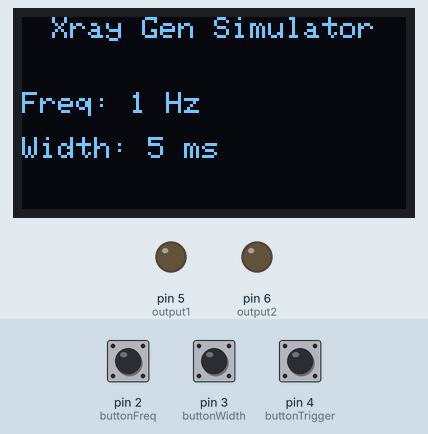
This sketch was run on a simulated Arduino Uno, built with avr-gcc and run on an emulated ATmega328P. On the bench: 128×64 one-colour display, output pins drawn as LEDs (lit = HIGH). Inputs (shaded band) come from the test bench; at power-on: pin 4 (buttonTrigger) HIGH, pin 2 (buttonFreq) HIGH, pin 3 (buttonWidth) HIGH. What the sketch prints to the serial monitor is not drawn.

Above: at 2.7 s.
2.8 s: pin 4 (buttonTrigger) pulled LOW for 0.15 s
At 3.88 s:
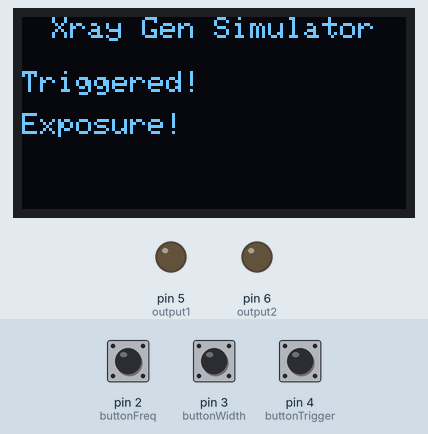
5.5 s: pin 2 (buttonFreq) pulled LOW for 1 s
At 7.8 s:
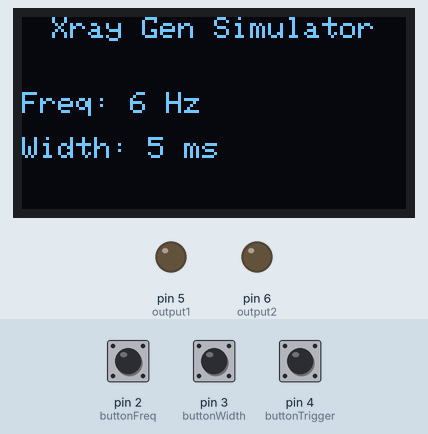
8.1 s: pin 3 (buttonWidth) pulled LOW for 3.2 s
At 12.0 s:
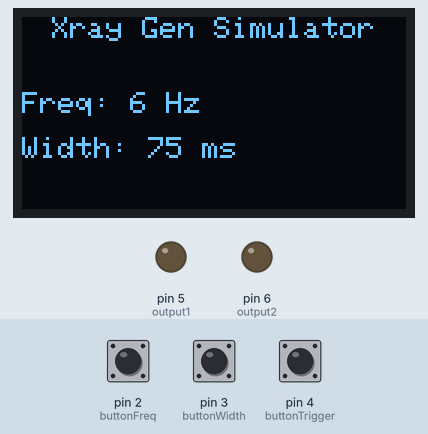
12.8 s: pin 2 (buttonFreq) pulled LOW for 0.15 s
At 14.2 s:
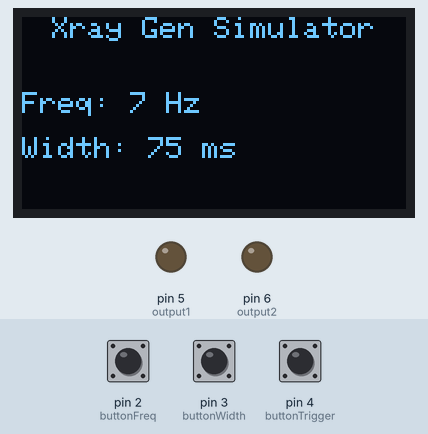
14.5 s: pin 3 (buttonWidth) pulled LOW for 0.15 s
At 15.6 s:
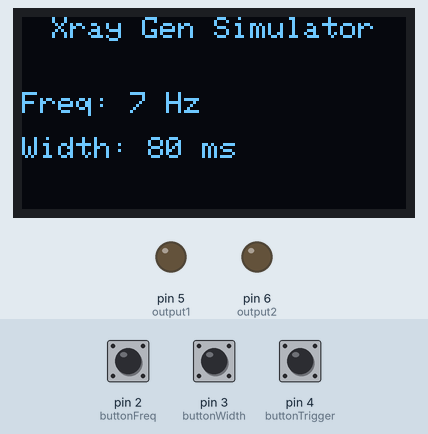
16.2 s: pin 4 (buttonTrigger) pulled LOW for 1 s
At 17.3 s:
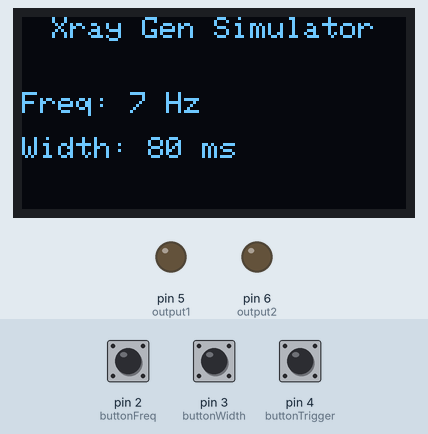
Timing chart, 0 to 19.2 s (numbered marks = the images above; inputs shaded):
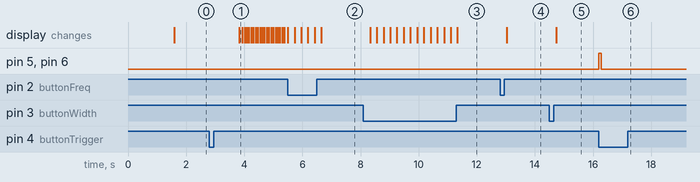

The sketch:

Xray_Generator_Simulator_with_OLED.ino
```cpp
#include <Wire.h>
#include <Adafruit_GFX.h>
#include <Adafruit_SSD1306.h>

#define SCREEN_WIDTH 128
#define SCREEN_HEIGHT 64
#define OLED_RESET    -1
Adafruit_SSD1306 display(SCREEN_WIDTH, SCREEN_HEIGHT, &Wire, OLED_RESET);

const int output1 = 5;
const int output2 = 6;
const int buttonFreq = 2;
const int buttonWidth = 3;
const int buttonTrigger = 4;

int frequency = 1; // Hz
int pulseWidth = 5; // milliseconds

bool lastTriggerState = HIGH;

// ✅ Δηλώνουμε πρώτα τη συνάρτηση
void updateDisplay() {
  display.clearDisplay();
  display.setCursor(10, 0);
  display.setTextSize(1);
  display.println("Xray Gen Simulator");
  display.setTextSize(1);
  display.setCursor(0, 25);
  display.print("Freq: ");
  display.print(frequency);
  display.print(" Hz");
  display.setCursor(0, 40);
  display.print("Width: ");
  display.print(pulseWidth);
  display.print(" ms");
  display.display();
}

void setup() {
  pinMode(output1, OUTPUT);
  pinMode(output2, OUTPUT);
  pinMode(buttonFreq, INPUT_PULLUP);
  pinMode(buttonWidth, INPUT_PULLUP);
  pinMode(buttonTrigger, INPUT_PULLUP);

  Serial.begin(9600);

  if (!display.begin(SSD1306_SWITCHCAPVCC, 0x3C)) {
    Serial.println(F("SSD1306 allocation failed"));
    for (;;);
  }

  display.clearDisplay();
  display.setTextSize(1);
  display.setTextColor(SSD1306_WHITE);
  display.setCursor(10, 0);
  display.println("Xray Gen Simulator");
  display.display();
  delay(1500);
  updateDisplay();
}

void loop() {
  if (digitalRead(buttonFreq) == LOW) {
    delay(200);
    frequency++;
    if (frequency > 10) frequency = 1;
    Serial.print("Frequency: ");
    Serial.println(frequency);
    updateDisplay();
  }

  if (digitalRead(buttonWidth) == LOW) {
    delay(200);
    pulseWidth += 5;
    if (pulseWidth > 1000) pulseWidth = 5;
    Serial.print("Width: ");
    Serial.println(pulseWidth);
    updateDisplay();
  }

  bool currentTriggerState = digitalRead(buttonTrigger);
  if (lastTriggerState == HIGH && currentTriggerState == LOW) {
    int interval = 1000 / frequency;

    digitalWrite(output1, HIGH);
    digitalWrite(output2, HIGH);
    delay(pulseWidth);

    digitalWrite(output1, LOW);
    digitalWrite(output2, LOW);
    delay(pulseWidth);

    digitalWrite(output2, LOW);
    delay(interval - 2 * pulseWidth);

    display.clearDisplay();
    display.setCursor(10, 0);
    display.setTextSize(1);
    display.println("Xray Gen Simulator");
    display.setTextSize(1);
    display.setCursor(0, 18);
    display.println("Triggered!");
    display.setCursor(0, 32);
    display.println("Exposure!");
    display.display();

    int barWidth = 100;
    int barHeight = 10;
    int barX = 14;
    int barY = 50;

    for (int i = 0; i <= barWidth; i += 5) {
      display.fillRect(barX, barY, i, barHeight, SSD1306_WHITE);
      display.display();
      delay(50);
    }

    updateDisplay();
  }
  lastTriggerState = currentTriggerState;
}
```

Measured:
- after the input at 2.8 s, the display: changes after 1.0 s (image 1)
- after the input at 5.5 s, the display: first differs from a run without the input after 0.23 s (image 2 shows a later state)
- after the input at 8.1 s, the display: first changes after 0.23 s (image 3 shows a later state)
- after the input at 12.8 s, the display: changes after 0.23 s (image 4)
- after the input at 14.5 s, the display: changes after 0.23 s (image 5)
- after the input at 16.2 s, pin 5 (output1), pin 6 (output2): LOW → HIGH at once, → LOW 0.08 s later
